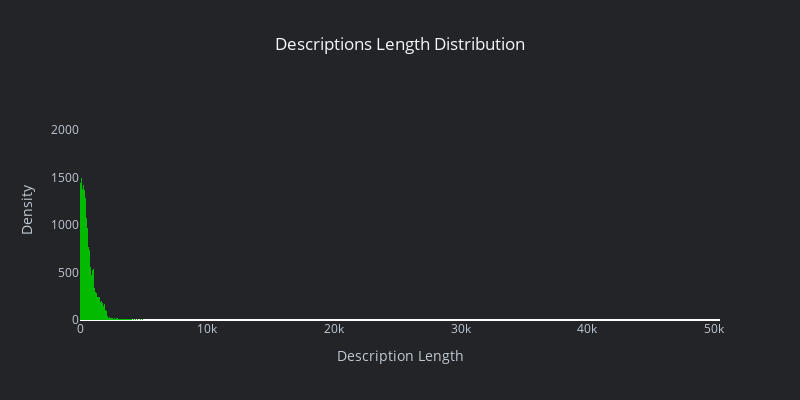

Notebook code for this chart:
### Code cell
fig = px.histogram(
    data,
    x="description_length",
    title="Descriptions Length Distribution",
    **style_kwargs,
)

if is_hakernoon:
    vis.style_background(fig)

fig.update_xaxes(title="Description Length")
fig.update_yaxes(title="Density")
fig.update_layout(legend_title_text="Category", width=800, height=400)

fig.show()

### Figure 1 — Plotly figure (JSON) as saved in the notebook; plotly's stock layout.template omitted (floating-point values rounded to 4 significant figures; data arrays with more than 128 entries replaced by an {"elided": "..."} marker saying what was removed)
{"data": [{"alignmentgroup": "True", "bingroup": "x", "hovertemplate": "description_length=%{x}<br>count=%{y}<extra></extra>", "legendgroup": "", "marker": {"color": "#02bb00", "pattern": {"shape": ""}}, "name": "", "offsetgroup": "", "orientation": "v", "showlegend": false, "type": "histogram", "x": {"elided": "27802 int values"}, "xaxis": "x", "yaxis": "y"}], "layout": {"barmode": "relative", "font": {"color": "#c1cad4"}, "height": 400, "legend": {"title": {"text": "Category"}, "tracegroupgap": 0}, "paper_bgcolor": "#222428", "plot_bgcolor": "#222428", "title": {"font": {"color": "#f6f7f9"}, "text": "Descriptions Length Distribution", "x": 0.5}, "width": 800, "xaxis": {"anchor": "y", "domain": [0, 1], "showgrid": false, "title": {"text": "Description Length"}}, "yaxis": {"anchor": "x", "domain": [0, 1], "showgrid": false, "title": {"text": "Density"}}}}
